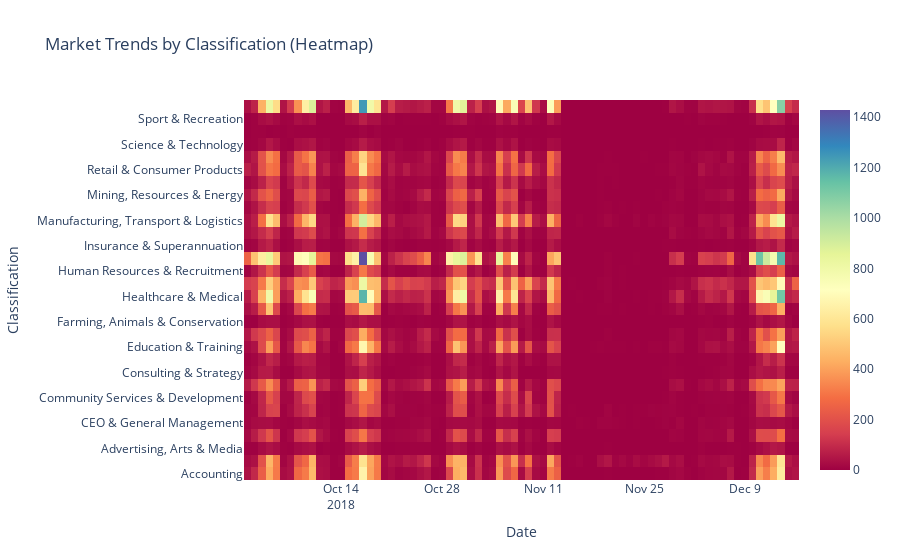

The code cell stored with this chart in its notebook:
### Markdown cell above
### Market Trends

### Code cell
market_trends = df.groupby(['Date', 'Classification']).size().reset_index(name='Job Postings')

heatmap_data = market_trends.pivot(index='Classification', columns='Date', values='Job Postings').fillna(0)
fig = go.Figure(data=go.Heatmap(
    z=heatmap_data.values,
    x=heatmap_data.columns,
    y=heatmap_data.index,
    colorscale='Spectral'))

fig.update_layout(title='Market Trends by Classification (Heatmap)', xaxis_title='Date', yaxis_title='Classification')
fig.show()

### Figure 1 — Plotly figure (JSON) as saved in the notebook; plotly's stock layout.template omitted (floating-point values rounded to 4 significant figures; data arrays with more than 128 entries replaced by an {"elided": "..."} marker saying what was removed)
{"data": [{"colorscale": [[0, "rgb(158,1,66)"], [0.1, "rgb(213,62,79)"], [0.2, "rgb(244,109,67)"], [0.3, "rgb(253,174,97)"], [0.4, "rgb(254,224,139)"], [0.5, "rgb(255,255,191)"], [0.6, "rgb(230,245,152)"], [0.7, "rgb(171,221,164)"], [0.8, "rgb(102,194,165)"], [0.9, "rgb(50,136,189)"], [1, "rgb(94,79,162)"]], "type": "heatmap", "x": ["2018-10-01T00:00:00+00:00", "2018-10-02T00:00:00+00:00", "2018-10-03T00:00:00+00:00", "2018-10-04T00:00:00+00:00", "2018-10-05T00:00:00+00:00", "2018-10-06T00:00:00+00:00", "2018-10-07T00:00:00+00:00", "2018-10-08T00:00:00+00:00", "2018-10-09T00:00:00+00:00", "2018-10-10T00:00:00+00:00", "2018-10-11T00:00:00+00:00", "2018-10-12T00:00:00+00:00", "2018-10-13T00:00:00+00:00", "2018-10-14T00:00:00+00:00", "2018-10-15T00:00:00+00:00", "2018-10-16T00:00:00+00:00", "2018-10-17T00:00:00+00:00", "2018-10-18T00:00:00+00:00", "2018-10-19T00:00:00+00:00", "2018-10-20T00:00:00+00:00", "2018-10-21T00:00:00+00:00", "2018-10-22T00:00:00+00:00", "2018-10-23T00:00:00+00:00", "2018-10-24T00:00:00+00:00", "2018-10-25T00:00:00+00:00", "2018-10-26T00:00:00+00:00", "2018-10-27T00:00:00+00:00", "2018-10-28T00:00:00+00:00", "2018-10-29T00:00:00+00:00", "2018-10-30T00:00:00+00:00", "2018-10-31T00:00:00+00:00", "2018-11-01T00:00:00+00:00", "2018-11-02T00:00:00+00:00", "2018-11-03T00:00:00+00:00", "2018-11-04T00:00:00+00:00", "2018-11-05T00:00:00+00:00", "2018-11-06T00:00:00+00:00", "2018-11-07T00:00:00+00:00", "2018-11-08T00:00:00+00:00", "2018-11-09T00:00:00+00:00", "2018-11-10T00:00:00+00:00", "2018-11-11T00:00:00+00:00", "2018-11-12T00:00:00+00:00", "2018-11-13T00:00:00+00:00", "2018-11-14T00:00:00+00:00", "2018-11-15T00:00:00+00:00", "2018-11-16T00:00:00+00:00", "2018-11-17T00:00:00+00:00", "2018-11-18T00:00:00+00:00", "2018-11-19T00:00:00+00:00", "2018-11-20T00:00:00+00:00", "2018-11-21T00:00:00+00:00", "2018-11-22T00:00:00+00:00", "2018-11-23T00:00:00+00:00", "2018-11-24T00:00:00+00:00", "2018-11-25T00:00:00+00:00", "2018-11-26T00:00:00+00:00", "2018-11-27T00:00:00+00:00", "2018-11-28T00:00:00+00:00", "2018-11-29T00:00:00+00:00", "2018-11-30T00:00:00+00:00", "2018-12-01T00:00:00+00:00", "2018-12-02T00:00:00+00:00", "2018-12-03T00:00:00+00:00", "2018-12-04T00:00:00+00:00", "2018-12-05T00:00:00+00:00", "2018-12-06T00:00:00+00:00", "2018-12-07T00:00:00+00:00", "2018-12-08T00:00:00+00:00", "2018-12-09T00:00:00+00:00", "2018-12-10T00:00:00+00:00", "2018-12-11T00:00:00+00:00", "2018-12-12T00:00:00+00:00", "2018-12-13T00:00:00+00:00", "2018-12-14T00:00:00+00:00", "2018-12-15T00:00:00+00:00", "2018-12-16T00:00:00+00:00"], "y": ["Accounting", "Administration & Office Support", "Advertising, Arts & Media", "Banking & Financial Services", "CEO & General Management", "Call Centre & Customer Service", "Community Services & Development", "Construction", "Consulting & Strategy", "Design & Architecture", "Education & Training", "Engineering", "Farming, Animals & Conservation", "Government & Defence", "Healthcare & Medical", "Hospitality & Tourism", "Human Resources & Recruitment", "Information & Communication Technology", "Insurance & Superannuation", "Legal", "Manufacturing, Transport & Logistics", "Marketing & Communications", "Mining, Resources & Energy", "Real Estate & Property", "Retail & Consumer Products", "Sales", "Science & Technology", "Self Employment", "Sport & Recreation", "Trades & Services"], "z": {"elided": "30x77 int values"}}], "layout": {"title": {"text": "Market Trends by Classification (Heatmap)"}, "xaxis": {"title": {"text": "Date"}}, "yaxis": {"title": {"text": "Classification"}}}}
